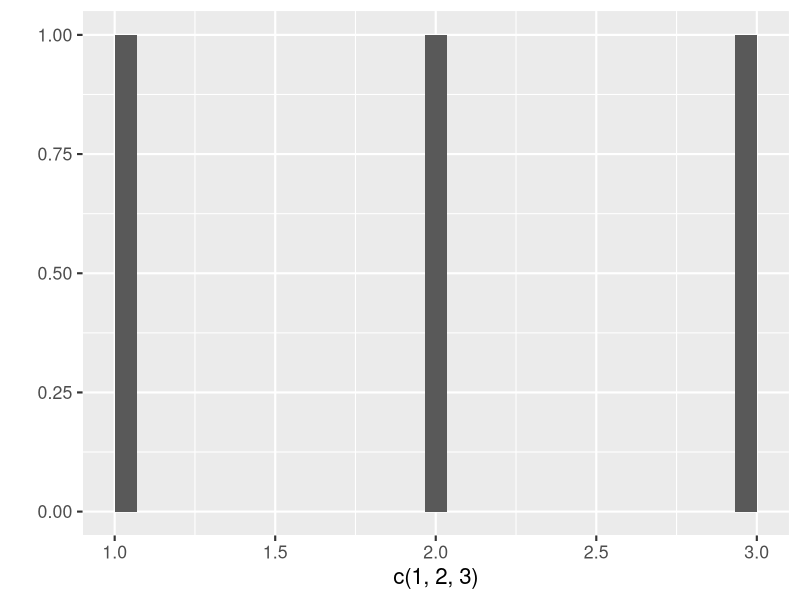

Here is the R script that generated this plot:
## ---- chunk 1
library(ggplot2)
theme_set(theme_grey(16))
## ---- chunk 2
qplot(c(1,2,3))
